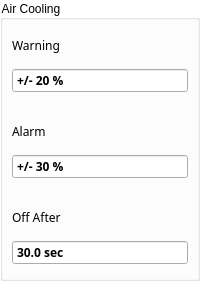
       <widget class="QGroupBox" name="groupBoxAirCooling">
        <property name="sizePolicy">
         <sizepolicy hsizetype="Preferred" vsizetype="Preferred">
          <horstretch>0</horstretch>
          <verstretch>0</verstretch>
         </sizepolicy>
        </property>
        <property name="styleSheet">
         <string notr="true">QGroupBox{
    background-color: transparent;
}</string>
        </property>
        <property name="title">
         <string>Air Cooling</string>
        </property>
        <layout class="QGridLayout" name="gridLayout_30">
         <property name="leftMargin">
          <number>0</number>
         </property>
         <property name="topMargin">
          <number>0</number>
         </property>
         <property name="rightMargin">
          <number>0</number>
         </property>
         <property name="bottomMargin">
          <number>4</number>
         </property>
         <property name="spacing">
          <number>4</number>
         </property>
         <item row="0" column="0">
          <widget class="ContentBoardItem" name="widgetDashBoardAirCoolingWarning" native="true">
           <property name="minimumSize">
            <size>
             <width>0</width>
             <height>82</height>
            </size>
           </property>
           <property name="maximumSize">
            <size>
             <width>16777215</width>
             <height>82</height>
            </size>
           </property>
           <property name="styleSheet">
            <string notr="true">QDoubleSpinBox::focus{
 border: 2px solid rgb(0,95,135);
}</string>
           </property>
           <layout class="QGridLayout" name="gridLayout_71">
            <property name="leftMargin">
             <number>9</number>
            </property>
            <property name="topMargin">
             <number>9</number>
            </property>
            <property name="rightMargin">
             <number>9</number>
            </property>
            <property name="bottomMargin">
             <number>9</number>
            </property>
            <property name="spacing">
             <number>6</number>
            </property>
            <item row="0" column="0">
             <widget class="QLabel" name="labelContentBoardAirCoolingWarning">
              <property name="font">
               <font>
                <family>Siemens Sans</family>
               </font>
              </property>
              <property name="text">
               <string>Warning</string>
              </property>
             </widget>
            </item>
            <item row="1" column="0">
             <widget class="QDoubleSpinBox" name="doubleSpinBoxAirCoolingWarning">
              <property name="sizePolicy">
               <sizepolicy hsizetype="Preferred" vsizetype="Fixed">
                <horstretch>0</horstretch>
                <verstretch>0</verstretch>
               </sizepolicy>
              </property>
              <property name="font">
               <font>
                <family>Siemens Sans</family>
                <weight>75</weight>
                <bold>true</bold>
               </font>
              </property>
              <property name="styleSheet">
               <string notr="true">QDoubleSpinBox[STATE=&quot;Ok&quot;]
{
 background:rgb(249,247,248);
 min-width: 0px;
 border: 0px;
 }
QDoubleSpinBox[STATE=&quot;Error&quot;]
{ 
 background:rgb(202, 51, 51);
 min-width: 0px;
 border: 0px;
 }
QDoubleSpinBox[STATE =&quot;Warning&quot;]
{ 
 background:rgb(231, 121, 16);
 min-width: 0px;
 border: 0px;
 }

</string>
              </property>
              <property name="wrapping">
               <bool>false</bool>
              </property>
              <property name="buttonSymbols">
               <enum>QAbstractSpinBox::NoButtons</enum>
              </property>
              <property name="prefix">
               <string>+/- </string>
              </property>
              <property name="suffix">
               <string> %</string>
              </property>
              <property name="decimals">
               <number>0</number>
              </property>
              <property name="minimum">
               <double>0.000000000000000</double>
              </property>
              <property name="maximum">
               <double>10000.000000000000000</double>
              </property>
              <property name="singleStep">
               <double>1.000000000000000</double>
              </property>
              <property name="value">
               <double>20.000000000000000</double>
              </property>
             </widget>
            </item>
           </layout>
          </widget>
         </item>
         <item row="1" column="0">
          <widget class="ContentBoardItem" name="widgetDashBoardAirCoolingAlarm" native="true">
           <property name="minimumSize">
            <size>
             <width>0</width>
             <height>82</height>
            </size>
           </property>
           <property name="maximumSize">
            <size>
             <width>16777215</width>
             <height>82</height>
            </size>
           </property>
           <property name="styleSheet">
            <string notr="true">QDoubleSpinBox::focus{
 border: 2px solid rgb(0,95,135);
}





</string>
           </property>
           <layout class="QGridLayout" name="gridLayout_72">
            <property name="leftMargin">
             <number>9</number>
            </property>
            <property name="topMargin">
             <number>9</number>
            </property>
            <property name="rightMargin">
             <number>9</number>
            </property>
            <property name="bottomMargin">
             <number>9</number>
            </property>
            <property name="spacing">
             <number>6</number>
            </property>
            <item row="0" column="0">
             <widget class="QLabel" name="labelContentBoardAirCoolingAlarm">
              <property name="font">
               <font>
                <family>Siemens Sans</family>
               </font>
              </property>
              <property name="text">
               <string>Alarm</string>
              </property>
             </widget>
            </item>
            <item row="1" column="0">
             <widget class="QDoubleSpinBox" name="doubleSpinBoxAirCoolingAlarm">
              <property name="sizePolicy">
               <sizepolicy hsizetype="Preferred" vsizetype="Fixed">
                <horstretch>0</horstretch>
                <verstretch>0</verstretch>
               </sizepolicy>
              </property>
              <property name="font">
               <font>
                <family>Siemens Sans</family>
                <weight>75</weight>
                <bold>true</bold>
               </font>
              </property>
              <property name="styleSheet">
               <string notr="true">QDoubleSpinBox[STATE=&quot;Ok&quot;]
{
 background:rgb(249,247,248);
 min-width: 0px;
 border: 0px;
 }
QDoubleSpinBox[STATE=&quot;Error&quot;]
{ 
 background:rgb(202, 51, 51);
 min-width: 0px;
 border: 0px;
 }
QDoubleSpinBox[STATE =&quot;Warning&quot;]
{ 
 background:rgb(231, 121, 16);
 min-width: 0px;
 border: 0px;
 }

</string>
              </property>
              <property name="wrapping">
               <bool>false</bool>
              </property>
              <property name="buttonSymbols">
               <enum>QAbstractSpinBox::NoButtons</enum>
              </property>
              <property name="prefix">
               <string>+/- </string>
              </property>
              <property name="suffix">
               <string> %</string>
              </property>
              <property name="decimals">
               <number>0</number>
              </property>
              <property name="minimum">
               <double>0.000000000000000</double>
              </property>
              <property name="maximum">
               <double>10000.000000000000000</double>
              </property>
              <property name="singleStep">
               <double>1.000000000000000</double>
              </property>
              <property name="value">
               <double>30.000000000000000</double>
              </property>
             </widget>
            </item>
           </layout>
          </widget>
         </item>
         <item row="2" column="0">
          <widget class="ContentBoardItem" name="widgetDashBoardAirCoolingMaschineStop" native="true">
           <property name="minimumSize">
            <size>
             <width>0</width>
             <height>82</height>
            </size>
           </property>
           <property name="maximumSize">
            <size>
             <width>16777215</width>
             <height>82</height>
            </size>
           </property>
           <property name="styleSheet">
            <string notr="true">QDoubleSpinBox::focus{
 border: 2px solid rgb(0,95,135);
}





</string>
           </property>
           <layout class="QGridLayout" name="gridLayout_73">
            <property name="leftMargin">
             <number>9</number>
            </property>
            <property name="topMargin">
             <number>9</number>
            </property>
            <property name="rightMargin">
             <number>9</number>
            </property>
            <property name="bottomMargin">
             <number>9</number>
            </property>
            <property name="spacing">
             <number>6</number>
            </property>
            <item row="0" column="0">
             <widget class="QLabel" name="labelContentBoardAirCoolingMaschineStop">
              <property name="font">
               <font>
                <family>Siemens Sans</family>
               </font>
              </property>
              <property name="text">
               <string>Off After</string>
              </property>
             </widget>
            </item>
            <item row="1" column="0">
             <widget class="QDoubleSpinBox" name="doubleSpinBoxAirCoolingMaschineStop">
              <property name="sizePolicy">
               <sizepolicy hsizetype="Preferred" vsizetype="Fixed">
                <horstretch>0</horstretch>
                <verstretch>0</verstretch>
               </sizepolicy>
              </property>
              <property name="font">
               <font>
                <family>Siemens Sans</family>
                <weight>75</weight>
                <bold>true</bold>
               </font>
              </property>
              <property name="styleSheet">
               <string notr="true">QDoubleSpinBox[STATE=&quot;Ok&quot;]
{
 background:rgb(249,247,248);
 min-width: 0px;
 border: 0px;
 }
QDoubleSpinBox[STATE=&quot;Error&quot;]
{ 
 background:rgb(202, 51, 51);
 min-width: 0px;
 border: 0px;
 }
QDoubleSpinBox[STATE =&quot;Warning&quot;]
{ 
 background:rgb(231, 121, 16);
 min-width: 0px;
 border: 0px;
 }

</string>
              </property>
              <property name="wrapping">
               <bool>false</bool>
              </property>
              <property name="buttonSymbols">
               <enum>QAbstractSpinBox::NoButtons</enum>
              </property>
              <property name="suffix">
               <string> sec</string>
              </property>
              <property name="decimals">
               <number>1</number>
              </property>
              <property name="minimum">
               <double>0.000000000000000</double>
              </property>
              <property name="maximum">
               <double>100.000000000000000</double>
              </property>
              <property name="singleStep">
               <double>1.000000000000000</double>
              </property>
              <property name="value">
               <double>30.000000000000000</double>
              </property>
             </widget>
            </item>
           </layout>
          </widget>
         </item>
        </layout>
       </widget>
